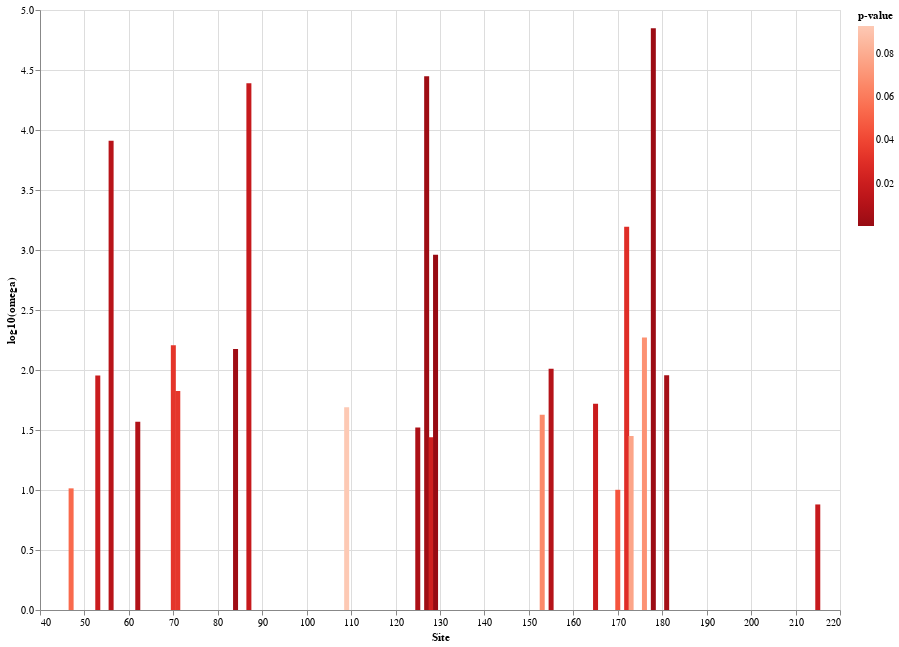

Notebook code cell kept with this figure:
### Code cell
#import numpy as np
#df["log10(omega)"] = np.log10(df["omega"])

df_results["log10(omega)"] = np.log10(df_results["omega"])

source = df_results

line = alt.Chart(source).mark_bar().encode(
    x='Site',
    y='log10(omega)',
    color=alt.Color('p-value', scale=alt.Scale(scheme='reds', reverse=True))
).properties(
    width=800,
    height=600)

line

#line.save('Figure2_MEME.png')

### Figure 1 — Vega-Lite specification as saved in the notebook (floating-point values rounded to 4 significant figures)
{"config": {"view": {"continuousWidth": 400, "continuousHeight": 300}}, "data": {"name": "data-e7a1bd3e4137c760c07a2139fa123ce9"}, "mark": "bar", "encoding": {"color": {"type": "quantitative", "field": "p-value", "scale": {"reverse": true, "scheme": "reds"}}, "x": {"type": "quantitative", "field": "Site"}, "y": {"type": "quantitative", "field": "log10(omega)"}}, "height": 600, "width": 800, "$schema": "https://vega.github.io/schema/vega-lite/v4.8.1.json", "datasets": {"data-e7a1bd3e4137c760c07a2139fa123ce9": [{"alpha;": 0.0, "&beta;<sup>-</sup>": 0.0, "p<sup>-</sup>": 0.933, "&beta;<sup>+</sup>": 64.82, "p<sup>+</sup>": 0.06702, "LRT": 6.629, "p-value": 0.01634, "# branches under selection": 0.0, "Total branch length": 0.0, "MEME LogL": -11.91, "FEL LogL": -10.16, "omega": null, "Site": 30, "log10(omega)": null}, {"alpha;": 0.503, "&beta;<sup>-</sup>": 0.0425, "p<sup>-</sup>": 1e-08, "&beta;<sup>+</sup>": 5.191, "p<sup>+</sup>": 1.0, "LRT": 4.313, "p-value": 0.05378, "# branches under selection": 0.0, "Total branch length": 0.0, "MEME LogL": -26.2, "FEL LogL": -26.2, "omega": 10.32, "Site": 47, "log10(omega)": 1.014}, {"alpha;": 0.5133, "&beta;<sup>-</sup>": 0.09535, "p<sup>-</sup>": 0.9361, "&beta;<sup>+</sup>": 46.28, "p<sup>+</sup>": 0.06385, "LRT": 6.286, "p-value": 0.01948, "# branches under selection": 1.0, "Total branch length": 0.0, "MEME LogL": -39.72, "FEL LogL": -36.19, "omega": 90.17, "Site": 53, "log10(omega)": 1.955}, {"alpha;": 0.0, "&beta;<sup>-</sup>": 0.0, "p<sup>-</sup>": 0.9052, "&beta;<sup>+</sup>": 25.67, "p<sup>+</sup>": 0.09477, "LRT": 7.722, "p-value": 0.009355, "# branches under selection": 0.0, "Total branch length": 0.0, "MEME LogL": -29.72, "FEL LogL": -26.57, "omega": null, "Site": 54, "log10(omega)": null}, {"alpha;": 1.226, "&beta;<sup>-</sup>": 0.06227, "p<sup>-</sup>": 0.9622, "&beta;<sup>+</sup>": 10000.0, "p<sup>+</sup>": 0.03785, "LRT": 7.239, "p-value": 0.01196, "# branches under selection": 0.0, "Total branch length": 0.0, "MEME LogL": -37.81, "FEL LogL": -33.32, "omega": 8155.0, "Site": 56, "log10(omega)": 3.911}, {"alpha;": 0.0, "&beta;<sup>-</sup>": 0.0, "p<sup>-</sup>": 0.8987, "&beta;<sup>+</sup>": 72.46, "p<sup>+</sup>": 0.1013, "LRT": 7.093, "p-value": 0.01289, "# branches under selection": 0.0, "Total branch length": 0.0, "MEME LogL": -18.3, "FEL LogL": -16.3, "omega": null, "Site": 60, "log10(omega)": null}, {"alpha;": 0.733, "&beta;<sup>-</sup>": 0.0, "p<sup>-</sup>": 0.8956, "&beta;<sup>+</sup>": 27.18, "p<sup>+</sup>": 0.1044, "LRT": 7.739, "p-value": 0.009272, "# branches under selection": 0.0, "Total branch length": 0.0, "MEME LogL": -38.7, "FEL LogL": -34.98, "omega": 37.09, "Site": 62, "log10(omega)": 1.569}, {"alpha;": 0.0, "&beta;<sup>-</sup>": 0.0, "p<sup>-</sup>": 0.8753, "&beta;<sup>+</sup>": 63.85, "p<sup>+</sup>": 0.1247, "LRT": 5.053, "p-value": 0.03669, "# branches under selection": 0.0, "Total branch length": 0.0, "MEME LogL": -22.55, "FEL LogL": -21.02, "omega": null, "Site": 63, "log10(omega)": null}, {"alpha;": 0.0, "&beta;<sup>-</sup>": 0.0, "p<sup>-</sup>": 0.9367, "&beta;<sup>+</sup>": 92.92, "p<sup>+</sup>": 0.06326, "LRT": 17.73, "p-value": 5.939e-05, "# branches under selection": 0.0, "Total branch length": 0.0, "MEME LogL": -37.29, "FEL LogL": -28.67, "omega": null, "Site": 64, "log10(omega)": null}, {"alpha;": 0.9967, "&beta;<sup>-</sup>": 0.9967, "p<sup>-</sup>": 0.9671, "&beta;<sup>+</sup>": 160.2, "p<sup>+</sup>": 0.03287, "LRT": 5.266, "p-value": 0.03287, "# branches under selection": 0.0, "Total branch length": 0.0, "MEME LogL": -52.05, "FEL LogL": -49.93, "omega": 160.8, "Site": 70, "log10(omega)": 2.206}, {"alpha;": 2.079, "&beta;<sup>-</sup>": 0.0, "p<sup>-</sup>": 0.9197, "&beta;<sup>+</sup>": 138.9, "p<sup>+</sup>": 0.08033, "LRT": 5.236, "p-value": 0.03338, "# branches under selection": 0.0, "Total branch length": 0.0, "MEME LogL": -50.48, "FEL LogL": -46.9, "omega": 66.8, "Site": 71, "log10(omega)": 1.825}, {"alpha;": 0.6622, "&beta;<sup>-</sup>": 0.0, "p<sup>-</sup>": 0.9198, "&beta;<sup>+</sup>": 99.19, "p<sup>+</sup>": 0.08025, "LRT": 9.811, "p-value": 0.003235, "# branches under selection": 2.0, "Total branch length": 0.0, "MEME LogL": -45.38, "FEL LogL": -40.36, "omega": 149.8, "Site": 84, "log10(omega)": 2.175}, {"alpha;": 0.189, "&beta;<sup>-</sup>": 0.1005, "p<sup>-</sup>": 0.9526, "&beta;<sup>+</sup>": 4627.0, "p<sup>+</sup>": 0.0474, "LRT": 6.415, "p-value": 0.01823, "# branches under selection": 0.0, "Total branch length": 0.0, "MEME LogL": -24.07, "FEL LogL": -20.87, "omega": 24480.0, "Site": 87, "log10(omega)": 4.389}, {"alpha;": 0.5135, "&beta;<sup>-</sup>": 0.0, "p<sup>-</sup>": 0.8706, "&beta;<sup>+</sup>": 25.17, "p<sup>+</sup>": 0.1294, "LRT": 3.262, "p-value": 0.09303, "# branches under selection": 1.0, "Total branch length": 0.0, "MEME LogL": -36.19, "FEL LogL": -34.17, "omega": 49.02, "Site": 109, "log10(omega)": 1.69}, {"alpha;": 1.045, "&beta;<sup>-</sup>": 0.0, "p<sup>-</sup>": 0.8323, "&beta;<sup>+</sup>": 34.65, "p<sup>+</sup>": 0.1677, "LRT": 8.179, "p-value": 0.007412, "# branches under selection": 0.0, "Total branch length": 0.0, "MEME LogL": -37.24, "FEL LogL": -33.03, "omega": 33.16, "Site": 125, "log10(omega)": 1.521}, {"alpha;": 0.2128, "&beta;<sup>-</sup>": 0.1186, "p<sup>-</sup>": 0.9577, "&beta;<sup>+</sup>": 5974.0, "p<sup>+</sup>": 0.04228, "LRT": 10.17, "p-value": 0.002695, "# branches under selection": 1.0, "Total branch length": 0.0, "MEME LogL": -34.06, "FEL LogL": -28.98, "omega": 28070.0, "Site": 127, "log10(omega)": 4.448}, {"alpha;": 0.9353, "&beta;<sup>-</sup>": 0.407, "p<sup>-</sup>": 0.8976, "&beta;<sup>+</sup>": 25.79, "p<sup>+</sup>": 0.1024, "LRT": 6.064, "p-value": 0.02182, "# branches under selection": 1.0, "Total branch length": 0.0, "MEME LogL": -51.89, "FEL LogL": -47.31, "omega": 27.57, "Site": 128, "log10(omega)": 1.44}, {"alpha;": 0.07077, "&beta;<sup>-</sup>": 0.05361, "p<sup>-</sup>": 0.8637, "&beta;<sup>+</sup>": 64.61, "p<sup>+</sup>": 0.1363, "LRT": 14.18, "p-value": 0.0003561, "# branches under selection": 2.0, "Total branch length": 0.0, "MEME LogL": -54.59, "FEL LogL": -47.55, "omega": 913.0, "Site": 129, "log10(omega)": 2.96}, {"alpha;": 0.5302, "&beta;<sup>-</sup>": 0.0, "p<sup>-</sup>": 0.9746, "&beta;<sup>+</sup>": 22.48, "p<sup>+</sup>": 0.02542, "LRT": 3.911, "p-value": 0.06626, "# branches under selection": 0.0, "Total branch length": 0.0, "MEME LogL": -20.07, "FEL LogL": -17.91, "omega": 42.41, "Site": 153, "log10(omega)": 1.627}, {"alpha;": 0.8926, "&beta;<sup>-</sup>": 0.0, "p<sup>-</sup>": 0.9082, "&beta;<sup>+</sup>": 91.61, "p<sup>+</sup>": 0.09177, "LRT": 7.461, "p-value": 0.01068, "# branches under selection": 1.0, "Total branch length": 0.0, "MEME LogL": -37.76, "FEL LogL": -32.87, "omega": 102.6, "Site": 155, "log10(omega)": 2.011}, {"alpha;": 0.0, "&beta;<sup>-</sup>": 0.0, "p<sup>-</sup>": 0.9088, "&beta;<sup>+</sup>": 180.2, "p<sup>+</sup>": 0.0912, "LRT": 8.492, "p-value": 0.006321, "# branches under selection": 0.0, "Total branch length": 0.0, "MEME LogL": -37.77, "FEL LogL": -33.57, "omega": null, "Site": 160, "log10(omega)": null}, {"alpha;": 0.658, "&beta;<sup>-</sup>": 0.0, "p<sup>-</sup>": 0.8825, "&beta;<sup>+</sup>": 34.37, "p<sup>+</sup>": 0.1175, "LRT": 6.313, "p-value": 0.0192, "# branches under selection": 0.0, "Total branch length": 0.0, "MEME LogL": -39.28, "FEL LogL": -36.15, "omega": 52.23, "Site": 165, "log10(omega)": 1.718}, {"alpha;": 1.698, "&beta;<sup>-</sup>": 0.0, "p<sup>-</sup>": 0.8031, "&beta;<sup>+</sup>": 17.04, "p<sup>+</sup>": 0.1969, "LRT": 4.627, "p-value": 0.04571, "# branches under selection": 0.0, "Total branch length": 0.0, "MEME LogL": -51.66, "FEL LogL": -48.91, "omega": 10.04, "Site": 170, "log10(omega)": 1.002}, {"alpha;": 0.0, "&beta;<sup>-</sup>": 0.0, "p<sup>-</sup>": 0.8513, "&beta;<sup>+</sup>": 85.38, "p<sup>+</sup>": 0.1487, "LRT": 13.65, "p-value": 0.0004637, "# branches under selection": 1.0, "Total branch length": 0.0, "MEME LogL": -60.96, "FEL LogL": -54.26, "omega": null, "Site": 171, "log10(omega)": null}, {"alpha;": 1.555, "&beta;<sup>-</sup>": 0.4978, "p<sup>-</sup>": 0.9679, "&beta;<sup>+</sup>": 2430.0, "p<sup>+</sup>": 0.03213, "LRT": 5.464, "p-value": 0.02969, "# branches under selection": 0.0, "Total branch length": 0.0, "MEME LogL": -47.28, "FEL LogL": -44.07, "omega": 1562.0, "Site": 172, "log10(omega)": 3.194}, {"alpha;": 0.4614, "&beta;<sup>-</sup>": 0.277, "p<sup>-</sup>": 0.8055, "&beta;<sup>+</sup>": 13.01, "p<sup>+</sup>": 0.1945, "LRT": 3.612, "p-value": 0.07747, "# branches under selection": 0.0, "Total branch length": 0.0, "MEME LogL": -47.65, "FEL LogL": -46.84, "omega": 28.2, "Site": 173, "log10(omega)": 1.45}, {"alpha;": 0.4175, "&beta;<sup>-</sup>": 0.1221, "p<sup>-</sup>": 0.961, "&beta;<sup>+</sup>": 77.78, "p<sup>+</sup>": 0.03903, "LRT": 3.811, "p-value": 0.06983, "# branches under selection": 1.0, "Total branch length": 0.0, "MEME LogL": -24.87, "FEL LogL": -23.09, "omega": 186.3, "Site": 176, "log10(omega)": 2.27}, {"alpha;": 0.126, "&beta;<sup>-</sup>": 0.126, "p<sup>-</sup>": 0.9538, "&beta;<sup>+</sup>": 8874.0, "p<sup>+</sup>": 0.04617, "LRT": 10.56, "p-value": 0.002209, "# branches under selection": 0.0, "Total branch length": 0.0, "MEME LogL": -35.44, "FEL LogL": -30.18, "omega": 70420.0, "Site": 178, "log10(omega)": 4.848}, {"alpha;": 0.9523, "&beta;<sup>-</sup>": 0.8321, "p<sup>-</sup>": 0.9176, "&beta;<sup>+</sup>": 85.93, "p<sup>+</sup>": 0.08245, "LRT": 8.949, "p-value": 0.005011, "# branches under selection": 1.0, "Total branch length": 0.0, "MEME LogL": -80.57, "FEL LogL": -76.1, "omega": 90.23, "Site": 181, "log10(omega)": 1.955}, {"alpha;": 0.0, "&beta;<sup>-</sup>": 0.0, "p<sup>-</sup>": 0.8047, "&beta;<sup>+</sup>": 20.36, "p<sup>+</sup>": 0.1953, "LRT": 15.2, "p-value": 0.0002128, "# branches under selection": 9.0, "Total branch length": 0.0, "MEME LogL": -120.5, "FEL LogL": -110.2, "omega": null, "Site": 182, "log10(omega)": null}, {"alpha;": 0.0, "&beta;<sup>-</sup>": 0.0, "p<sup>-</sup>": 1e-08, "&beta;<sup>+</sup>": 0.2026, "p<sup>+</sup>": 1.0, "LRT": 3.448, "p-value": 0.08441, "# branches under selection": 2.0, "Total branch length": 0.0, "MEME LogL": -27.25, "FEL LogL": -27.25, "omega": null, "Site": 203, "log10(omega)": null}, {"alpha;": 0.1285, "&beta;<sup>-</sup>": 0.0, "p<sup>-</sup>": 0.01, "&beta;<sup>+</sup>": 0.9741, "p<sup>+</sup>": 0.99, "LRT": 6.438, "p-value": 0.01801, "# branches under selection": 5.0, "Total branch length": 0.0, "MEME LogL": -87.49, "FEL LogL": -87.49, "omega": 7.579, "Site": 215, "log10(omega)": 0.8796}, {"alpha;": 0.0, "&beta;<sup>-</sup>": 0.0, "p<sup>-</sup>": 1e-08, "&beta;<sup>+</sup>": 0.3424, "p<sup>+</sup>": 1.0, "LRT": 3.862, "p-value": 0.06798, "# branches under selection": 5.0, "Total branch length": 0.0, "MEME LogL": -37.59, "FEL LogL": -37.59, "omega": null, "Site": 219, "log10(omega)": null}]}}
